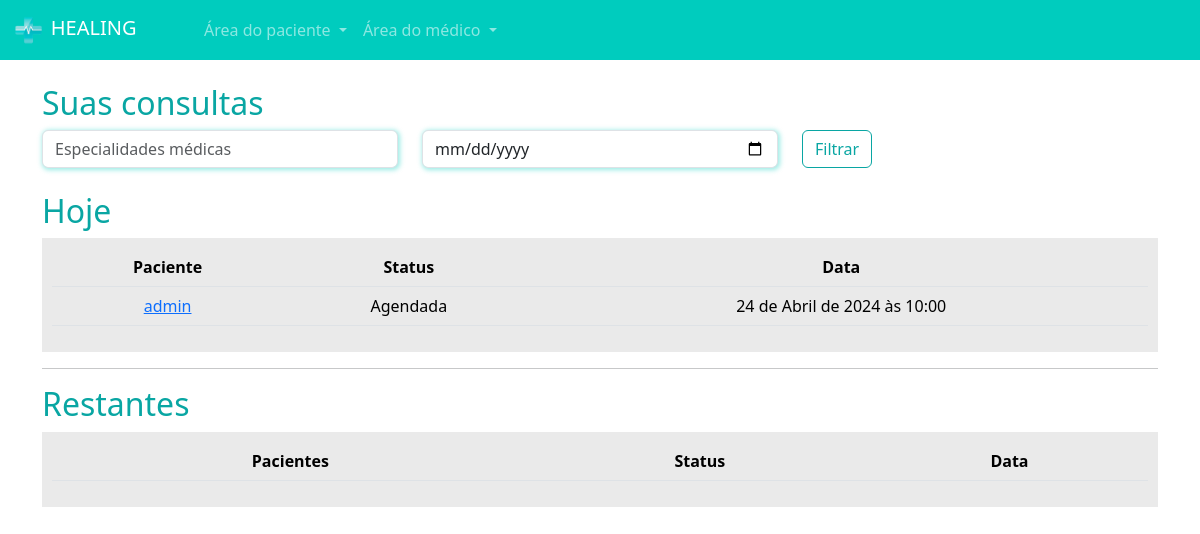
Page /medicos/consultas_medico/ (signed in) on the earlier database version.
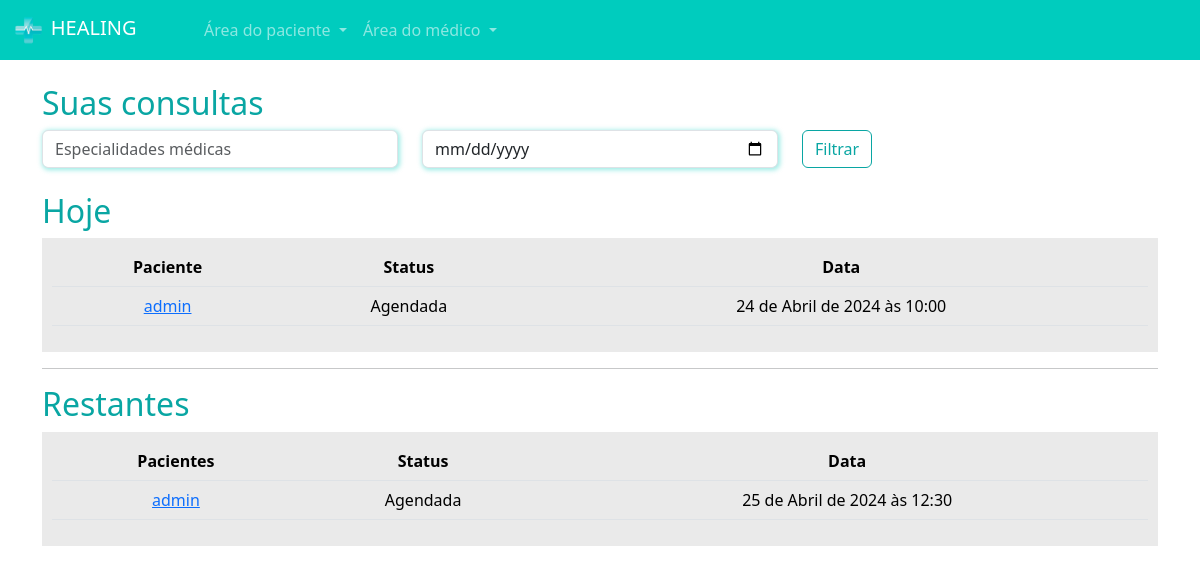
Same page on the later database version.
### paciente/models.py (models this page shows, shortened)
class Consulta(models.Model):
    status_choices = (
        ('A', 'Agendada'),
        ('F', 'Finalizada'),
        ('C', 'Cancelada'),
        ('I', 'Iniciada')
    )
    paciente = models.ForeignKey(User, on_delete=models.DO_NOTHING)
    data_aberta = models.ForeignKey(DatasAbertas, on_delete=models.DO_NOTHING)
    status = models.CharField(max_length=1, choices=status_choices, default='A')
    link = models.URLField(null=True, blank=True)

### medico/models.py (models this page shows, shortened)
class DatasAbertas(models.Model):
    data = models.DateTimeField()
    user = models.ForeignKey(User, on_delete=models.DO_NOTHING)
    agendado = models.BooleanField(default=False)

### medico/views.py (the view)
# urls.py: path('consultas_medico/', views.consultas_medico, name="consultas_medico"),
def consultas_medico(request):
    if not is_medico(request.user):
        messages.add_message(request, constants.WARNING, 'Somente médicos podem acessar essa página.')
        return redirect('/usuarios/logout', {'is_medico': is_medico(request.user)})
    hoje = datetime.now().date()
    consultas_hoje = Consulta.objects.filter(data_aberta__user=request.user).filter(data_aberta__data__gte=hoje).filter(data_aberta__data__lt=hoje + timedelta(days=1))
    consultas_restantes = Consulta.objects.exclude(id__in=consultas_hoje.values('id'))
    return render(request, 'consultas_medico.html', {'consultas_hoje': consultas_hoje, 'consultas_restantes': consultas_restantes, 'is_medico': is_medico(request.user)})

### medico/models.py (called while the page is built)
def is_medico(user):
    return DadosMedico.objects.filter(user=user).exists()

### medico/templates/consultas_medico.html (shortened to what this page needs)
{% extends "base.html" %}
{% load static %}
{% block 'head' %}
    <link rel="stylesheet" href="{% static 'medicos/css/abrir_horario.css' %}">
    <link rel="stylesheet" href="{% static 'usuarios/css/usuarios.css' %}">
    <link rel="stylesheet" href="{% static 'medicos/css/cadastro_medico.css' %}">
    <link rel="stylesheet" href="{% static 'pacientes/css/home.css' %}">
    <link rel="stylesheet" href="https://cdn.jsdelivr.net/npm/bootstrap-icons@1.11.3/font/bootstrap-icons.min.css">
{% endblock 'head' %}
{% block 'body' %}
    <div class="container">
        <br>
        <h2><span class="color-dark">Suas consultas</span></h2>
        <div class="row">
            <div class="col-md">
                <input type="text" name="especialidades" id="" class="form-control shadow-main-color" placeholder="Especialidades médicas">
            </div>
            <div class="col-md">
                <input type="date" name="data" id="" class="form-control shadow-main-color" placeholder="Data da consulta">
            </div>
            <div class="col-md">
                <input type="submit" value="Filtrar" class="btn btn-dark-color-outline">
            </div>
        </div>
        <br>
        <h2><span class="color-dark">Hoje</span></h2>
        <div class="list-minhas-consultas">
            <table class="table">
                <thead>
                  <tr>
                    <th scope="col">Paciente</th>
                    <th scope="col">Status</th>
                    <th scope="col">Data</th>
                  </tr>
                </thead>
                <tbody>
                    {% for consulta in consultas_hoje  %}
                        <tr>
                            <td><a href="{% url 'consulta_area_medico' consulta.id %}">{{consulta.paciente}}</a></td>
                            <td>{{consulta.get_status_display}}</td>
                            <td>{{consulta.data_aberta.data}}</td>
                        </tr>
                    {% endfor %}
                </tbody>
              </table>
        </div>
        <hr>
        <h2><span class="color-dark">Restantes</span></h2>
        <div class="list-minhas-consultas">
            <table class="table">
                <thead>
                  <tr>
                    <th scope="col">Pacientes</th>
                    <th scope="col">Status</th>
                    <th scope="col">Data</th>
                  </tr>
                </thead>
                <tbody>
                    {% for consulta in consultas_restantes  %}
                        <tr>
                            <td><a href="">{{consulta.paciente}}</a></td>
                            <td>{{consulta.get_status_display}}</td>
                            <td>{{consulta.data_aberta.data}}</td>
                        </tr>
                    {% endfor %}
                </tbody>
              </table>
        </div>
    </div>
{% endblock 'body' %}

### templates/base.html (shortened to what this page needs)
{% load static %}
{% include "partials/navbar.html" %}
<!doctype html>
<html lang="en">
  <head>
    <link rel="stylesheet" href="{% static 'geral/css/base.css' %}">
    <link href="https://cdn.jsdelivr.net/npm/bootstrap@5.3.3/dist/css/bootstrap.min.css" rel="stylesheet">
    {% block 'head' %}{% endblock 'head' %}
  </head>
  <body>
    {% block 'body' %}{% endblock 'body' %}
  </body>
</html>

### templates/partials/navbar.html (shortened to what this page needs)
{% load static %}
<nav class="navbar navbar-expand-lg navbar-dark bg-color-dark">
    <div class="container-fluid">
      <a class="navbar-brand" href="#"><img src="{% static 'geral/img/logo.png' %}" width="20%" alt="">&nbspHEALING</a>
      <div class="collapse navbar-collapse" id="navbarNav">
        <ul class="navbar-nav">
            <li class="nav-item dropdown">
                <a class="nav-link dropdown-toggle" href="#" id="navbarDropdownMenuLink" role="button" data-bs-toggle="dropdown" aria-expanded="false">
                  Área do paciente
                </a>
            </li>
            {% if is_medico %}
                <li class="nav-item dropdown">
                    <a class="nav-link dropdown-toggle" href="#" id="navbarDropdownMenuLink" role="button" data-bs-toggle="dropdown" aria-expanded="false">
                        Área do médico
                    </a>
                </li>
            {% else %}
                <li class="nav-item">
                    <a class="nav-link" href="{% url 'cadastro_medico' %}">Sou médico</a>
                </li>
            {% endif %}
        </ul>
      </div>
    </div>
  </nav>

### templates/static/geral/css/base.css (style rules this page uses)
:root { --main-color: #00CCBE; --dark-color: #09A6A3; --contrast-color: #FFD686; }
.bg-color-dark { background-color: var(--main-color); }
.color-dark { color: var(--dark-color); }

### templates/static/usuarios/css/usuarios.css (style rules this page uses)
.btn-dark-color-outline { border: 1px solid var(--dark-color); color: var(--dark-color) }

### templates/static/medicos/css/cadastro_medico.css (style rules this page uses)
.shadow-main-color { box-shadow: 1px 1px 5px 1px rgba(0, 204, 190,.4); }

### templates/static/pacientes/css/home.css (style rules this page uses)
table { border-collapse: collapse !important; width: 100%; }
th, td { padding: 8px; text-align: center; background-color: #EAEAEA !important; }
th { background-color: #EAEAEA; }
.list-minhas-consultas { background-color: #EAEAEA; padding: 10px; }

Differences in the rows shown:
added Consulta: paciente "admin", status "Agendada", data_aberta.data "25 de Abril de 2024 às 12:30", shown under "Restantes"
